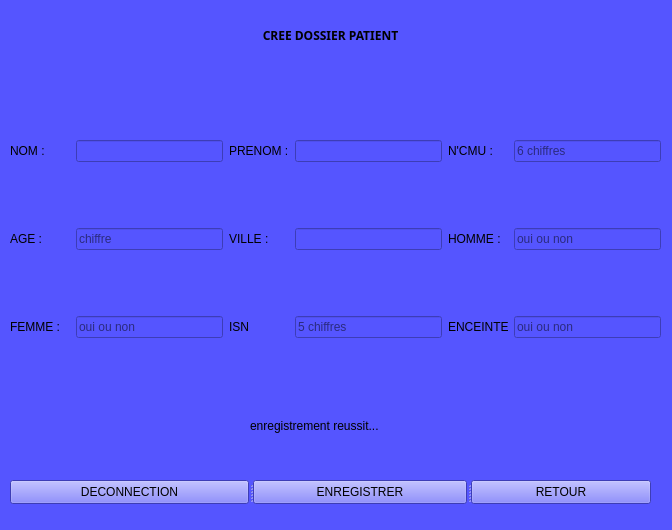
<?xml version="1.0" encoding="UTF-8"?>
<ui version="4.0">
 <class>Form</class>
 <widget class="QWidget" name="Form">
  <property name="geometry">
   <rect>
    <x>0</x>
    <y>0</y>
    <width>672</width>
    <height>530</height>
   </rect>
  </property>
  <property name="palette">
   <palette>
    <active>
     <colorrole role="Button">
      <brush brushstyle="SolidPattern">
       <color alpha="255">
        <red>85</red>
        <green>85</green>
        <blue>255</blue>
       </color>
      </brush>
     </colorrole>
     <colorrole role="Base">
      <brush brushstyle="SolidPattern">
       <color alpha="255">
        <red>85</red>
        <green>85</green>
        <blue>255</blue>
       </color>
      </brush>
     </colorrole>
     <colorrole role="Window">
      <brush brushstyle="SolidPattern">
       <color alpha="255">
        <red>85</red>
        <green>85</green>
        <blue>255</blue>
       </color>
      </brush>
     </colorrole>
    </active>
    <inactive>
     <colorrole role="Button">
      <brush brushstyle="SolidPattern">
       <color alpha="255">
        <red>85</red>
        <green>85</green>
        <blue>255</blue>
       </color>
      </brush>
     </colorrole>
     <colorrole role="Base">
      <brush brushstyle="SolidPattern">
       <color alpha="255">
        <red>85</red>
        <green>85</green>
        <blue>255</blue>
       </color>
      </brush>
     </colorrole>
     <colorrole role="Window">
      <brush brushstyle="SolidPattern">
       <color alpha="255">
        <red>85</red>
        <green>85</green>
        <blue>255</blue>
       </color>
      </brush>
     </colorrole>
    </inactive>
    <disabled>
     <colorrole role="Button">
      <brush brushstyle="SolidPattern">
       <color alpha="255">
        <red>85</red>
        <green>85</green>
        <blue>255</blue>
       </color>
      </brush>
     </colorrole>
     <colorrole role="Base">
      <brush brushstyle="SolidPattern">
       <color alpha="255">
        <red>85</red>
        <green>85</green>
        <blue>255</blue>
       </color>
      </brush>
     </colorrole>
     <colorrole role="Window">
      <brush brushstyle="SolidPattern">
       <color alpha="255">
        <red>85</red>
        <green>85</green>
        <blue>255</blue>
       </color>
      </brush>
     </colorrole>
    </disabled>
   </palette>
  </property>
  <property name="windowTitle">
   <string>Form</string>
  </property>
  <property name="autoFillBackground">
   <bool>false</bool>
  </property>
  <property name="styleSheet">
   <string notr="true">background-color: rgb(85, 85, 255);</string>
  </property>
  <widget class="QLabel" name="label">
   <property name="geometry">
    <rect>
     <x>160</x>
     <y>20</y>
     <width>341</width>
     <height>31</height>
    </rect>
   </property>
   <property name="font">
    <font>
     <family>Arial Black</family>
     <bold>true</bold>
    </font>
   </property>
   <property name="text">
    <string>CREE DOSSIER PATIENT</string>
   </property>
   <property name="alignment">
    <set>Qt::AlignCenter</set>
   </property>
   <property name="wordWrap">
    <bool>false</bool>
   </property>
  </widget>
  <widget class="QSplitter" name="splitter_4">
   <property name="geometry">
    <rect>
     <x>10</x>
     <y>480</y>
     <width>641</width>
     <height>24</height>
    </rect>
   </property>
   <property name="orientation">
    <enum>Qt::Horizontal</enum>
   </property>
   <widget class="QPushButton" name="deconnection">
    <property name="maximumSize">
     <size>
      <width>350</width>
      <height>16777215</height>
     </size>
    </property>
    <property name="text">
     <string>DECONNECTION</string>
    </property>
   </widget>
   <widget class="QPushButton" name="enregistrer">
    <property name="text">
     <string>ENREGISTRER</string>
    </property>
   </widget>
   <widget class="QPushButton" name="retour">
    <property name="text">
     <string>RETOUR</string>
    </property>
   </widget>
  </widget>
  <widget class="QLabel" name="reussi">
   <property name="geometry">
    <rect>
     <x>250</x>
     <y>410</y>
     <width>161</width>
     <height>31</height>
    </rect>
   </property>
   <property name="text">
    <string>enregistrement reussit...</string>
   </property>
  </widget>
  <widget class="QWidget" name="layoutWidget">
   <property name="geometry">
    <rect>
     <x>10</x>
     <y>80</y>
     <width>651</width>
     <height>321</height>
    </rect>
   </property>
   <layout class="QGridLayout" name="gridLayout">
    <item row="2" column="0">
     <widget class="QLabel" name="label_8">
      <property name="maximumSize">
       <size>
        <width>60</width>
        <height>16777215</height>
       </size>
      </property>
      <property name="text">
       <string>FEMME :</string>
      </property>
     </widget>
    </item>
    <item row="1" column="4">
     <widget class="QLabel" name="label_6">
      <property name="maximumSize">
       <size>
        <width>60</width>
        <height>16777215</height>
       </size>
      </property>
      <property name="text">
       <string>HOMME :</string>
      </property>
     </widget>
    </item>
    <item row="0" column="5">
     <widget class="QLineEdit" name="ncmu">
      <property name="placeholderText">
       <string>6 chiffres</string>
      </property>
     </widget>
    </item>
    <item row="0" column="4">
     <widget class="QLabel" name="label_4">
      <property name="minimumSize">
       <size>
        <width>60</width>
        <height>0</height>
       </size>
      </property>
      <property name="maximumSize">
       <size>
        <width>60</width>
        <height>16777215</height>
       </size>
      </property>
      <property name="text">
       <string>N'CMU :</string>
      </property>
     </widget>
    </item>
    <item row="1" column="1">
     <widget class="QLineEdit" name="age">
      <property name="placeholderText">
       <string>chiffre</string>
      </property>
     </widget>
    </item>
    <item row="1" column="2">
     <widget class="QLabel" name="label_7">
      <property name="minimumSize">
       <size>
        <width>60</width>
        <height>0</height>
       </size>
      </property>
      <property name="maximumSize">
       <size>
        <width>60</width>
        <height>16777215</height>
       </size>
      </property>
      <property name="text">
       <string>VILLE :</string>
      </property>
     </widget>
    </item>
    <item row="0" column="3">
     <widget class="QLineEdit" name="prenom"/>
    </item>
    <item row="1" column="3">
     <widget class="QLineEdit" name="vill"/>
    </item>
    <item row="0" column="1">
     <widget class="QLineEdit" name="nom"/>
    </item>
    <item row="0" column="0">
     <widget class="QLabel" name="label_2">
      <property name="enabled">
       <bool>true</bool>
      </property>
      <property name="minimumSize">
       <size>
        <width>60</width>
        <height>0</height>
       </size>
      </property>
      <property name="maximumSize">
       <size>
        <width>0</width>
        <height>16777215</height>
       </size>
      </property>
      <property name="text">
       <string>NOM :</string>
      </property>
     </widget>
    </item>
    <item row="1" column="5">
     <widget class="QLineEdit" name="h">
      <property name="placeholderText">
       <string>oui ou non</string>
      </property>
     </widget>
    </item>
    <item row="2" column="1">
     <widget class="QLineEdit" name="f">
      <property name="placeholderText">
       <string>oui ou non</string>
      </property>
     </widget>
    </item>
    <item row="1" column="0">
     <widget class="QLabel" name="label_5">
      <property name="maximumSize">
       <size>
        <width>60</width>
        <height>16777215</height>
       </size>
      </property>
      <property name="text">
       <string>AGE :</string>
      </property>
     </widget>
    </item>
    <item row="0" column="2">
     <widget class="QLabel" name="label_3">
      <property name="maximumSize">
       <size>
        <width>60</width>
        <height>16777215</height>
       </size>
      </property>
      <property name="text">
       <string>PRENOM :</string>
      </property>
     </widget>
    </item>
    <item row="2" column="5">
     <widget class="QLineEdit" name="e">
      <property name="placeholderText">
       <string>oui ou non</string>
      </property>
     </widget>
    </item>
    <item row="2" column="4">
     <widget class="QLabel" name="label_9">
      <property name="maximumSize">
       <size>
        <width>60</width>
        <height>16777215</height>
       </size>
      </property>
      <property name="text">
       <string>ENCEINTE :</string>
      </property>
     </widget>
    </item>
    <item row="2" column="2">
     <widget class="QLabel" name="label_10">
      <property name="maximumSize">
       <size>
        <width>60</width>
        <height>16777215</height>
       </size>
      </property>
      <property name="text">
       <string>ISN</string>
      </property>
     </widget>
    </item>
    <item row="2" column="3">
     <widget class="QLineEdit" name="isn">
      <property name="placeholderText">
       <string>5 chiffres</string>
      </property>
     </widget>
    </item>
   </layout>
  </widget>
  <widget class="QLabel" name="ville">
   <property name="geometry">
    <rect>
     <x>53</x>
     <y>300</y>
     <width>16</width>
     <height>16</height>
    </rect>
   </property>
   <property name="text">
    <string/>
   </property>
  </widget>
 </widget>
 <resources/>
 <connections/>
</ui>
